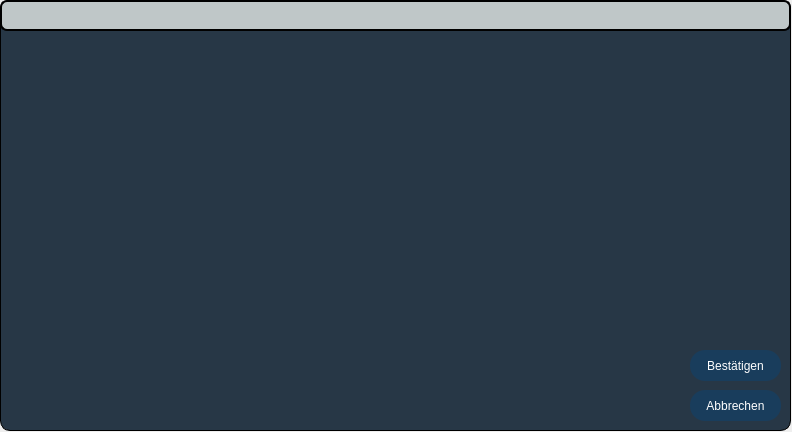
<?xml version="1.0" encoding="UTF-8"?>
<ui version="4.0">
 <class>Form</class>
 <widget class="QWidget" name="Form">
  <property name="geometry">
   <rect>
    <x>0</x>
    <y>0</y>
    <width>792</width>
    <height>432</height>
   </rect>
  </property>
  <property name="windowTitle">
   <string>Form</string>
  </property>
  <widget class="QTreeView" name="treeView">
   <property name="geometry">
    <rect>
     <x>0</x>
     <y>0</y>
     <width>791</width>
     <height>431</height>
    </rect>
   </property>
   <property name="cursor" stdset="0">
    <cursorShape>PointingHandCursor</cursorShape>
   </property>
   <property name="styleSheet">
    <string notr="true">QTreeView {show-decoration-selected: 1;padding-top:4px;color:white;background-color:#273746;border:1px solid; border-radius:10px}
QTreeView::item {border: 1px solid #d9d9d9;border-top-color: transparent;border-bottom-color: transparent;}
QTreeView::item:hover {background: qlineargradient(x1: 0, y1: 0, x2: 0, y2: 1, stop: 0 #e7effd, stop: 1 #cbdaf1);border: 1px solid #bfcde4;color:black;}
QTreeView::item:selected {border: 1px solid #567dbc;}
QTreeView::item:selected:active{background: qlineargradient(x1: 0, y1: 0, x2: 0, y2: 1, stop: 0 #6ea1f1, stop: 1 #567dbc);}
QTreeView::item:selected:!active {background: qlineargradient(x1: 0, y1: 0, x2: 0, y2: 1, stop: 0 #6b9be8, stop: 1 #577fbf);}
QHeaderView::section {background-color:grey;color:white}
</string>
   </property>
  </widget>
  <widget class="QPushButton" name="pushButton">
   <property name="geometry">
    <rect>
     <x>690</x>
     <y>350</y>
     <width>91</width>
     <height>31</height>
    </rect>
   </property>
   <property name="styleSheet">
    <string notr="true">QPushButton {border:3px; border-radius:15px;background-color:#193d5c;color:white}
QPushButton:hover{background-color:#3498DB}
</string>
   </property>
   <property name="text">
    <string>Bestätigen</string>
   </property>
  </widget>
  <widget class="QPushButton" name="pushButton_2">
   <property name="geometry">
    <rect>
     <x>690</x>
     <y>390</y>
     <width>91</width>
     <height>31</height>
    </rect>
   </property>
   <property name="styleSheet">
    <string notr="true">QPushButton {border:3px; border-radius:15px;background-color:#193d5c;color:white}
QPushButton:hover{background-color:#3498DB}
</string>
   </property>
   <property name="text">
    <string>Abbrechen</string>
   </property>
  </widget>
  <widget class="QLabel" name="label_2">
   <property name="geometry">
    <rect>
     <x>0</x>
     <y>0</y>
     <width>791</width>
     <height>31</height>
    </rect>
   </property>
   <property name="styleSheet">
    <string notr="true">QLabel {border:2px solid; border-radius:7px;background-color:rgb(191, 199, 200);}</string>
   </property>
   <property name="frameShape">
    <enum>QFrame::StyledPanel</enum>
   </property>
   <property name="text">
    <string/>
   </property>
  </widget>
 </widget>
 <resources/>
 <connections/>
</ui>
